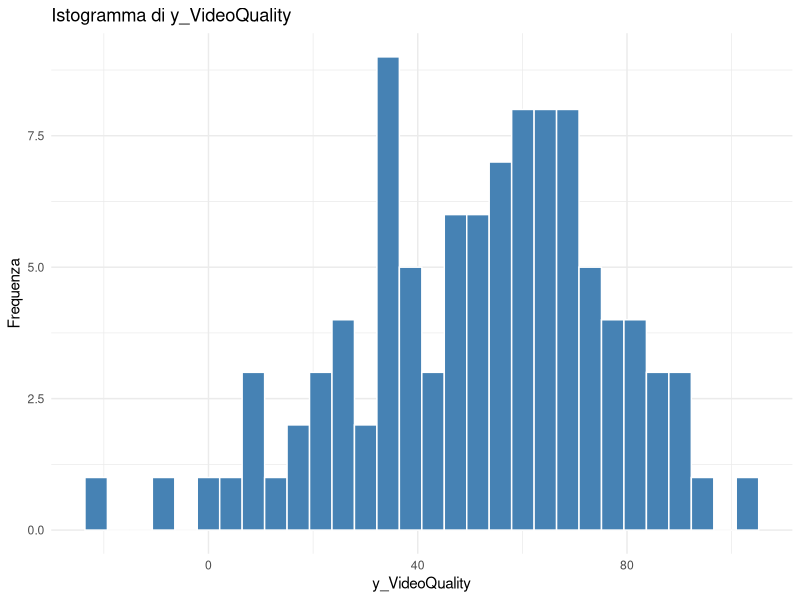
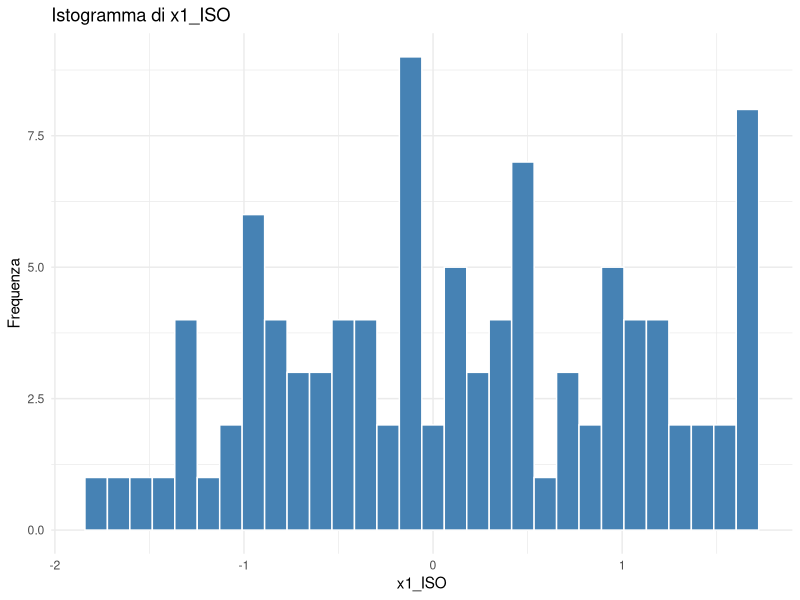
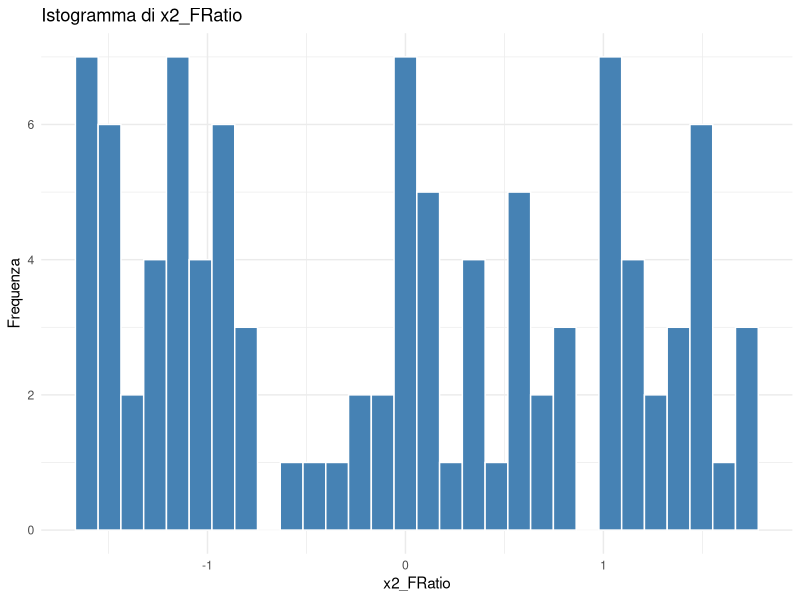
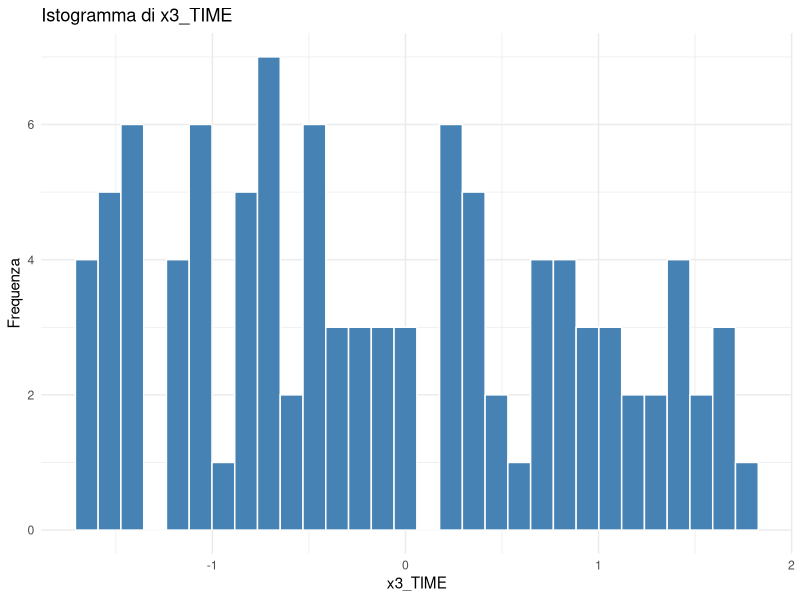
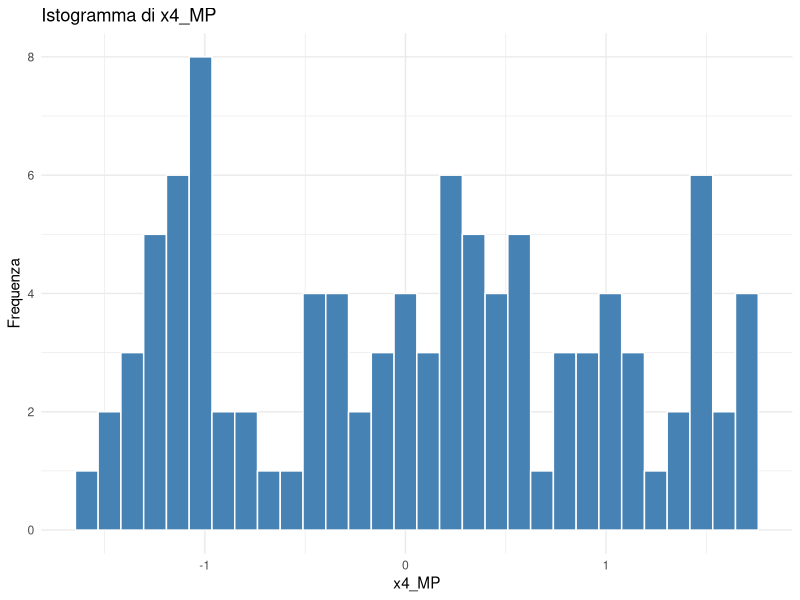
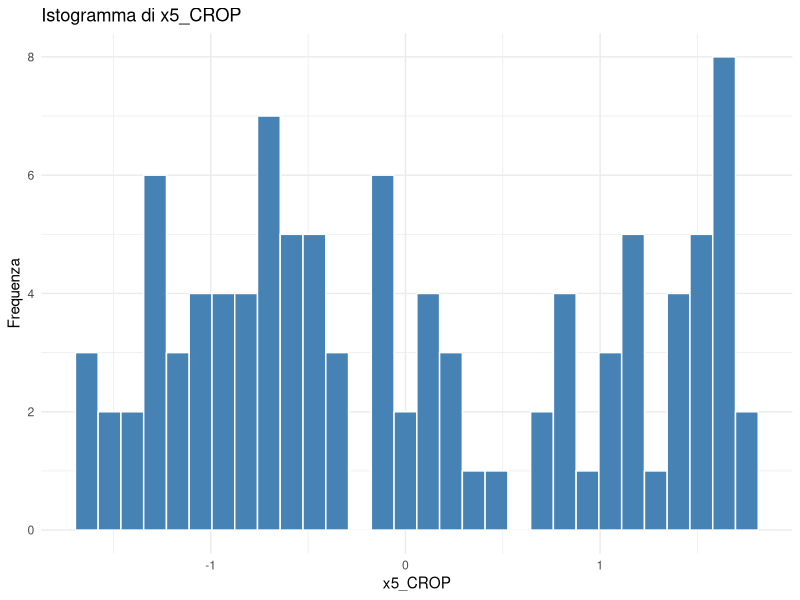
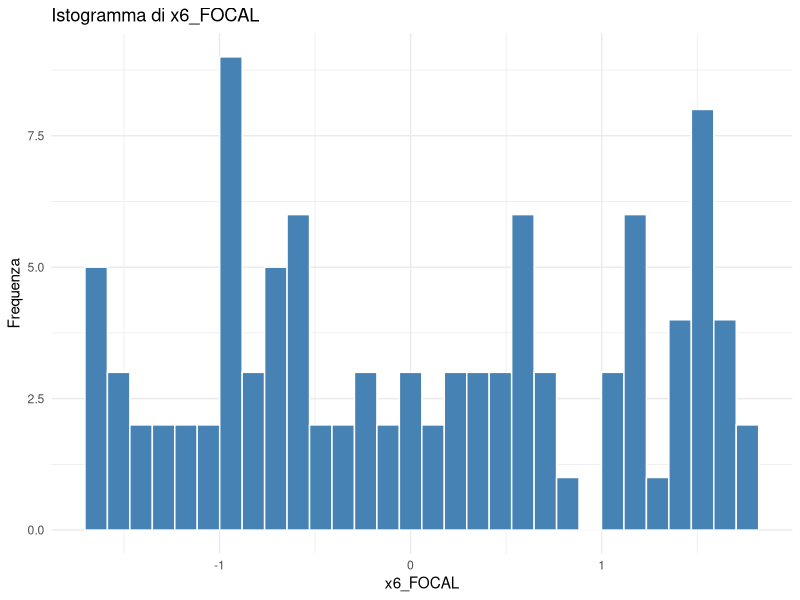
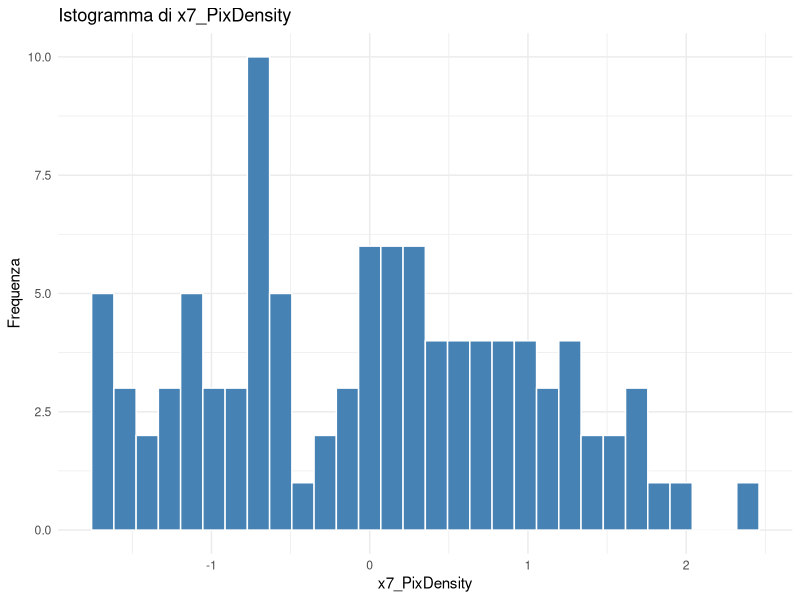

The R source for these figures, in order:
# Caricamento dei pacchetti necessari
library(ggplot2)
library(GGally)     # (facoltativo) per ggpairs
library(corrplot)   # per visualizzare la matrice di correlazione
library(dplyr)      # per manipolazione dati
library(readr)      # per leggere file CSV

# Caricamento del dataset
dati <- read_csv("data/DataSet_gruppo13.csv")

# Statistiche descrittive (media, mediana, dev. standard, min, max)
statistiche_descrittive <- dati %>%
  summarise(across(everything(), list(
    media = mean,
    mediana = median,
    dev_standard = sd,
    minimo = min,
    massimo = max
  )))

# Trasposizione per migliorare la leggibilità a video
print(t(statistiche_descrittive))

# Istogrammi per ogni variabile
for (variabile in names(dati)) {
  print(
    ggplot(dati, aes_string(variabile)) +
      geom_histogram(bins = 30, fill = "steelblue", color = "white") +
      theme_minimal() +
      labs(title = paste("Istogramma di", variabile),
           x = variabile,
           y = "Frequenza")
  )
}

# Boxplot per ogni variabile
for (variabile in names(dati)) {
  print(
    ggplot(dati, aes_string(y = variabile)) +
      geom_boxplot(fill = "tomato", color = "black") +
      theme_minimal() +
      labs(title = paste("Boxplot di", variabile),
           y = variabile)
  )
}

# Scatter plot: ogni variabile indipendente vs y_VideoQuality
variabili_indipendenti <- names(dati)[names(dati) != "y_VideoQuality"]
for (x in variabili_indipendenti) {
  print(
    ggplot(dati, aes_string(x = x, y = "y_VideoQuality")) +
      geom_point(color = "darkgreen") +
      geom_smooth(method = "lm", se = FALSE, color = "blue") +
      theme_minimal() +
      labs(title = paste("Scatter plot:", x, "vs Qualità video"),
           x = x, y = "Qualità video")
  )
}

# Calcolo della matrice di correlazione
matrice_correlazioni <- cor(dati)
print(matrice_correlazioni)

# Visualizzazione grafica della matrice di correlazione (heatmap)
corrplot(matrice_correlazioni, method = "color", type = "upper",
         col = colorRampPalette(c("white", "blue"))(100),
         addCoef.col = "black", number.cex = 0.7, tl.col = "black", 
         mar = c(0, 1, 0, 0))

# Aggiunta del titolo in alto a sinistra (lato 3 = in alto)
mtext("Matrice di correlazione", side = 3, adj = 0, line = 1.5, cex = 1.2, font = 2)
